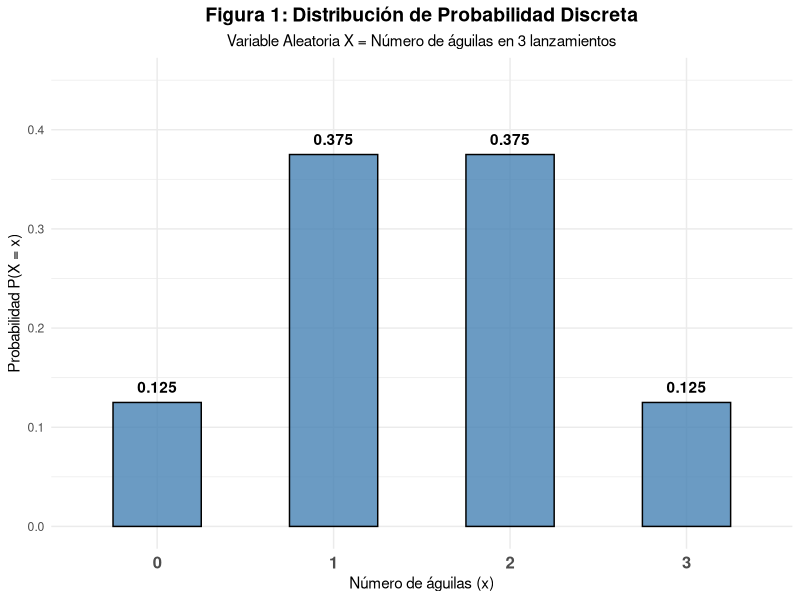
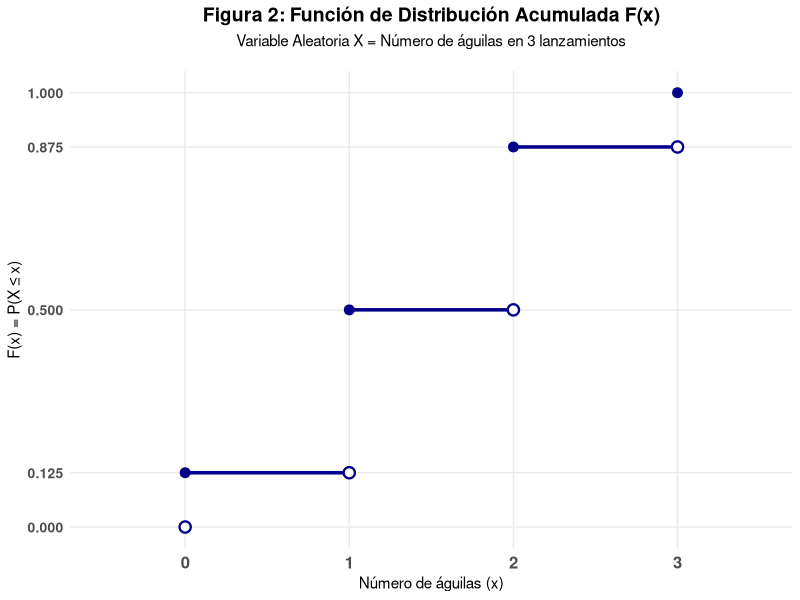
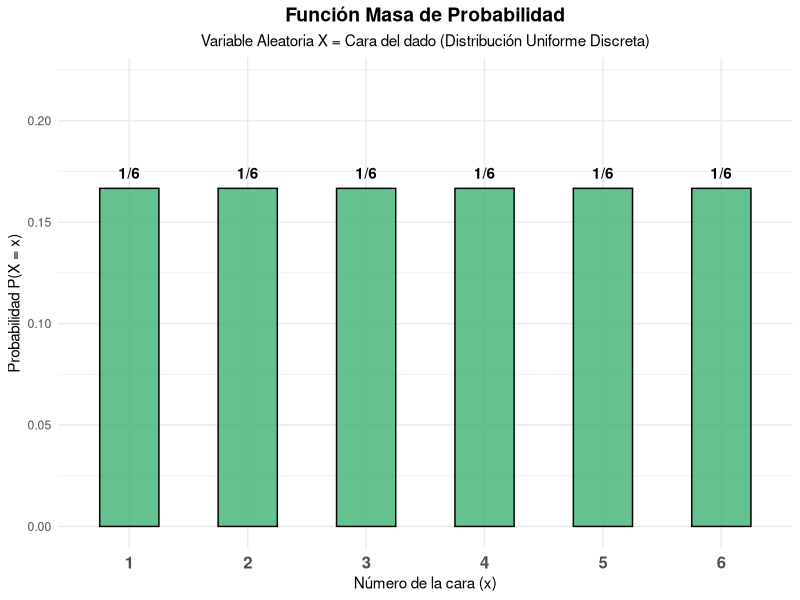
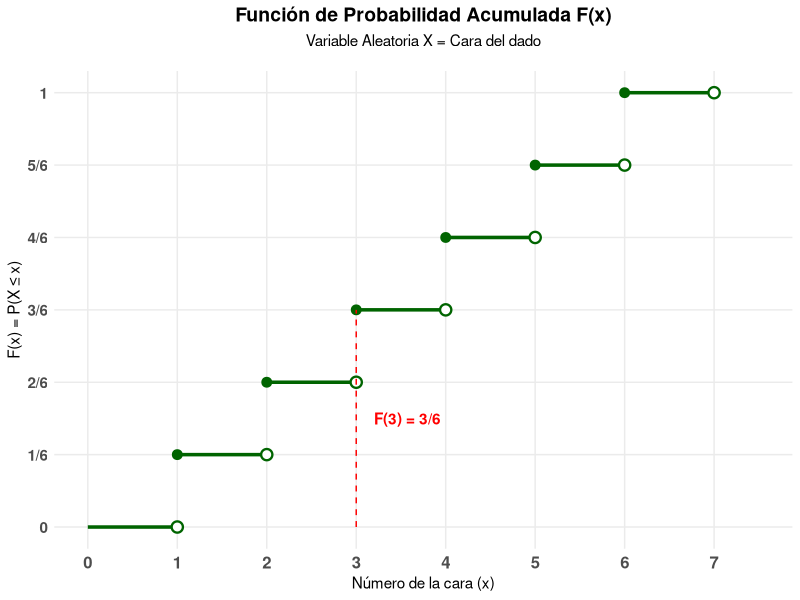
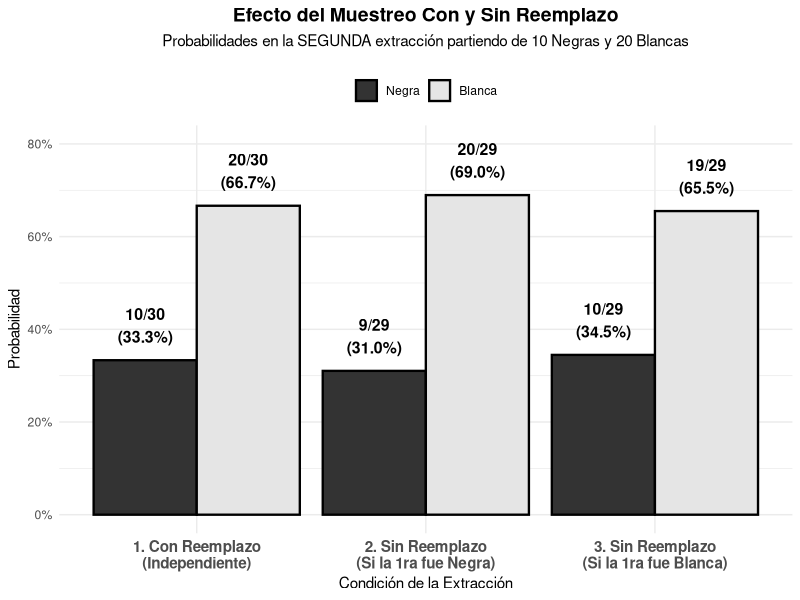
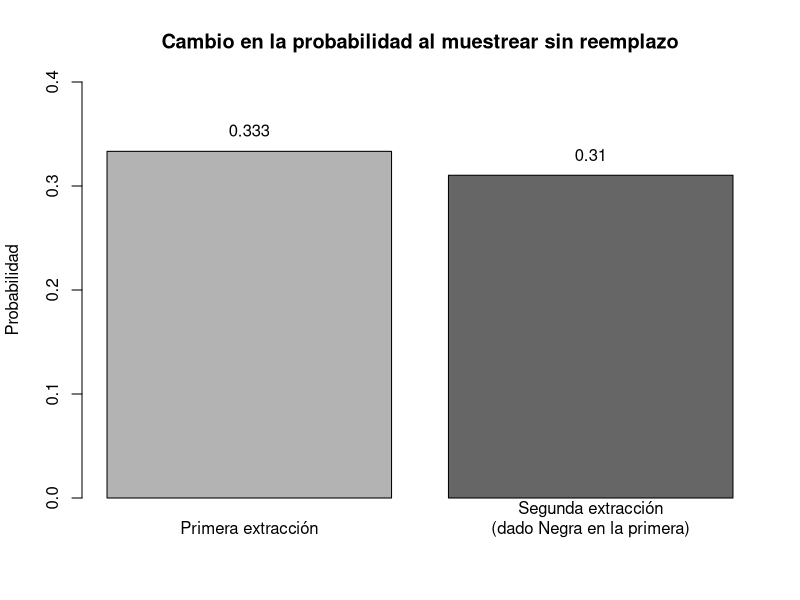
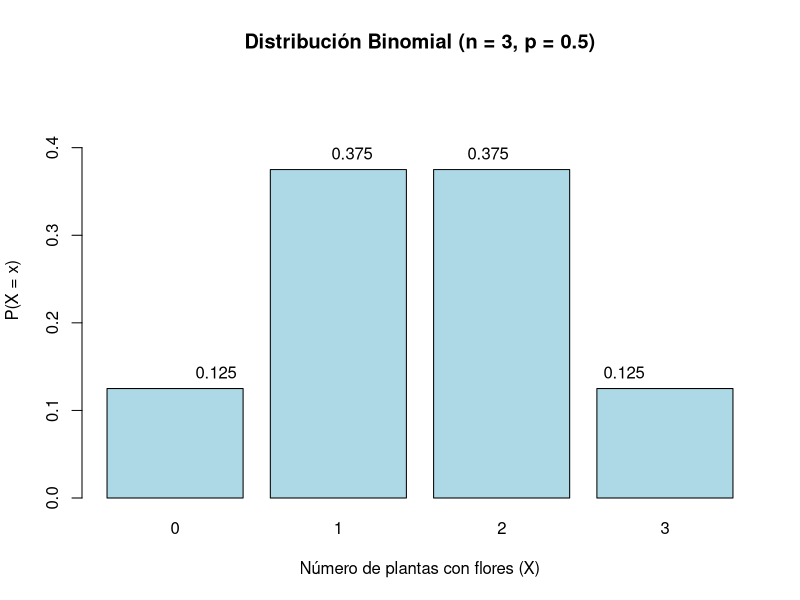
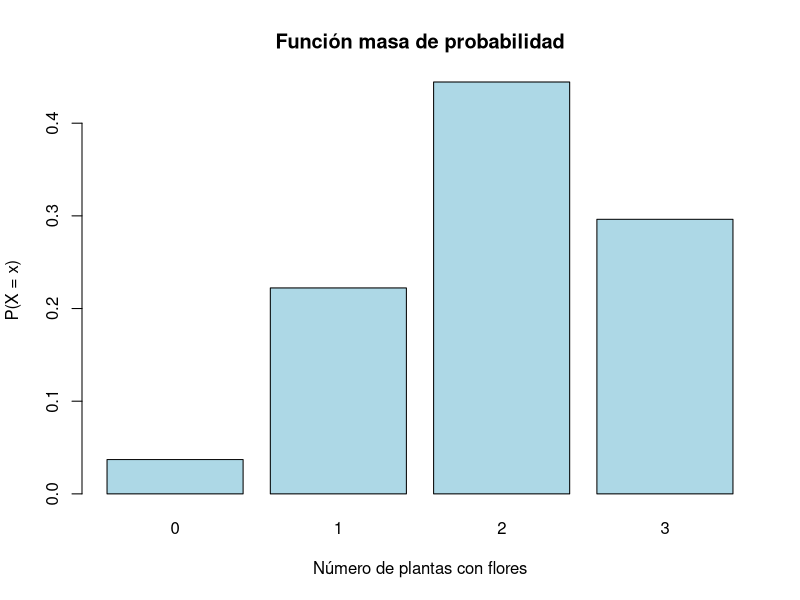

Source code (R) for these figures, in order:
## ---- chunk 1
# Cargar la librería ggplot2
library(ggplot2)

# 1. Crear el Data Frame con los datos de la Tabla 1
df_monedas <- data.frame(
  x = c(0, 1, 2, 3),
  probabilidad = c(0.125, 0.375, 0.375, 0.125)
)

# 2. Generar el gráfico de barras para la probabilidad discreta
ggplot(df_monedas, aes(x = factor(x), y = probabilidad)) +
  geom_bar(stat = "identity", fill = "steelblue", color = "black", width = 0.5, alpha = 0.8) +
  geom_text(aes(label = probabilidad), vjust = -0.8, fontface = "bold", color = "black") +
  theme_minimal() +
  labs(
    title = "Figura 1: Distribución de Probabilidad Discreta",
    subtitle = "Variable Aleatoria X = Número de águilas en 3 lanzamientos",
    x = "Número de águilas (x)",
    y = "Probabilidad P(X = x)"
  ) +
  coord_cartesian(ylim = c(0, 0.45)) + # Ajustamos el eje Y para que los textos no se corten
  theme(
    plot.title = element_text(face = "bold", size = 14, hjust = 0.5),
    plot.subtitle = element_text(hjust = 0.5),
    axis.text.x = element_text(size = 12, face = "bold")
  )
## ---- chunk 2
# Crear el Data Frame con los segmentos de la función escalonada
df_acumulada <- data.frame(
  x_inicio = c(-1, 0, 1, 2, 3),
  x_fin    = c(0, 1, 2, 3, 4),
  F_x      = c(0, 0.125, 0.500, 0.875, 1.000)
)

# Generar el gráfico de función escalonada (Step function)
ggplot(df_acumulada) +
  # Dibujar las líneas horizontales de cada "escalón"
  geom_segment(aes(x = x_inicio, xend = x_fin, y = F_x, yend = F_x), 
               color = "darkblue", linewidth = 1.2) +
  
  # Añadir punto abierto (excluyente) al final de cada escalón
  geom_point(aes(x = x_fin, y = F_x), shape = 21, fill = "white", color = "darkblue", size = 3, stroke = 1.2) +
  
  # Añadir punto cerrado (incluyente) al inicio de cada escalón (excepto el primero que viene de -infinito)
  geom_point(data = subset(df_acumulada, x_inicio >= 0),
             aes(x = x_inicio, y = F_x), shape = 19, color = "darkblue", size = 3) +
  
  # Personalización del gráfico
  scale_x_continuous(breaks = -1:4, limits = c(-0.5, 3.5)) +
  scale_y_continuous(breaks = c(0, 0.125, 0.500, 0.875, 1.000)) +
  theme_minimal() +
  labs(
    title = "Figura 2: Función de Distribución Acumulada F(x)",
    subtitle = "Variable Aleatoria X = Número de águilas en 3 lanzamientos",
    x = "Número de águilas (x)",
    y = "F(x) = P(X \u2264 x)"
  ) +
  theme(
    plot.title = element_text(face = "bold", size = 14, hjust = 0.5),
    plot.subtitle = element_text(hjust = 0.5, margin = margin(b = 15)),
    axis.text.x = element_text(size = 12, face = "bold"),
    axis.text.y = element_text(size = 10, face = "bold"),
    panel.grid.minor = element_blank()
  )
## ---- chunk 3
# Cargar librería
library(ggplot2)

# Crear Data Frame con los valores del dado y sus probabilidades
df_dado <- data.frame(
  x = 1:6,
  probabilidad = rep(1/6, 6) # 1/6 para cada cara
)

# Generar el gráfico de barras
ggplot(df_dado, aes(x = factor(x), y = probabilidad)) +
  geom_bar(stat = "identity", fill = "mediumseagreen", color = "black", width = 0.5, alpha = 0.8) +
  # Etiquetas sobre las barras formateadas como fracción
  geom_text(aes(label = "1/6"), vjust = -0.8, fontface = "bold", color = "black") +
  theme_minimal() +
  labs(
    title = "Función Masa de Probabilidad",
    subtitle = "Variable Aleatoria X = Cara del dado (Distribución Uniforme Discreta)",
    x = "Número de la cara (x)",
    y = "Probabilidad P(X = x)"
  ) +
  coord_cartesian(ylim = c(0, 0.22)) + # Margen superior para los textos
  theme(
    plot.title = element_text(face = "bold", size = 14, hjust = 0.5),
    plot.subtitle = element_text(hjust = 0.5),
    axis.text.x = element_text(size = 12, face = "bold")
  )
## ---- chunk 4
# Crear el Data Frame con los segmentos de la función escalonada
df_acumulada_dado <- data.frame(
  x_inicio = c(0, 1, 2, 3, 4, 5, 6),
  x_fin    = c(1, 2, 3, 4, 5, 6, 7),
  F_x      = c(0, 1/6, 2/6, 3/6, 4/6, 5/6, 1)
)

# Etiquetas para el eje Y
etiquetas_y <- c("0", "1/6", "2/6", "3/6", "4/6", "5/6", "1")

# Generar el gráfico de función escalonada
ggplot(df_acumulada_dado) +
  # Segmentos horizontales
  geom_segment(aes(x = x_inicio, xend = x_fin, y = F_x, yend = F_x), 
               color = "darkgreen", linewidth = 1.2) +
  
  # Punto abierto al final del intervalo (límite no incluido)
  geom_point(aes(x = x_fin, y = F_x), shape = 21, fill = "white", color = "darkgreen", size = 3, stroke = 1.2) +
  
  # Punto cerrado al inicio del intervalo (límite incluido)
  geom_point(data = subset(df_acumulada_dado, x_inicio >= 1),
             aes(x = x_inicio, y = F_x), shape = 19, color = "darkgreen", size = 3) +
  
  # Anotación explicativa para F(X <= 3)
  annotate("segment", x = 3, xend = 3, y = 0, yend = 3/6, color = "red", linetype = "dashed") +
  annotate("text", x = 3.2, y = 0.25, label = "F(3) = 3/6", color = "red", fontface = "bold", hjust = 0) +
  
  # Personalización
  scale_x_continuous(breaks = 0:7, limits = c(0, 7.5)) +
  scale_y_continuous(breaks = df_acumulada_dado$F_x, labels = etiquetas_y) +
  theme_minimal() +
  labs(
    title = "Función de Probabilidad Acumulada F(x)",
    subtitle = "Variable Aleatoria X = Cara del dado",
    x = "Número de la cara (x)",
    y = "F(x) = P(X \u2264 x)"
  ) +
  theme(
    plot.title = element_text(face = "bold", size = 14, hjust = 0.5),
    plot.subtitle = element_text(hjust = 0.5, margin = margin(b = 15)),
    axis.text.x = element_text(size = 12, face = "bold"),
    axis.text.y = element_text(size = 11, face = "bold"),
    panel.grid.minor = element_blank()
  )
## ---- chunk 5
# Cargar librería
library(ggplot2)

# Crear los datos basados en el ejemplo (Población inicial: 10 Negras, 20 Blancas, Total 30)
df_extraccion <- data.frame(
  Escenario = factor(c(
    rep("1. Con Reemplazo\n(Independiente)", 2),
    rep("2. Sin Reemplazo\n(Si la 1ra fue Negra)", 2),
    rep("3. Sin Reemplazo\n(Si la 1ra fue Blanca)", 2)
  )),
  Color_Extraido = factor(c("Negra", "Blanca", "Negra", "Blanca", "Negra", "Blanca"), 
                          levels = c("Negra", "Blanca")),
  Probabilidad = c(
    10/30, 20/30,  # Con reemplazo: Vuelve a ser 10/30 y 20/30
    9/29,  20/29,  # Sin reemplazo (salió negra): Quedan 9 negras y 20 blancas de 29
    10/29, 19/29   # Sin reemplazo (salió blanca): Quedan 10 negras y 19 blancas de 29
  ),
  Etiquetas = c(
    "10/30\n(33.3%)", "20/30\n(66.7%)",
    "9/29\n(31.0%)", "20/29\n(69.0%)",
    "10/29\n(34.5%)", "19/29\n(65.5%)"
  )
)

# Generar el gráfico de barras agrupadas
ggplot(df_extraccion, aes(x = Escenario, y = Probabilidad, fill = Color_Extraido)) +
  geom_bar(stat = "identity", position = "dodge", color = "black", linewidth = 0.8) +
  geom_text(aes(label = Etiquetas), position = position_dodge(width = 0.9), 
            vjust = -0.5, fontface = "bold", size = 4) +
  scale_fill_manual(values = c("Negra" = "gray20", "Blanca" = "gray90")) +
  theme_minimal() +
  labs(
    title = "Efecto del Muestreo Con y Sin Reemplazo",
    subtitle = "Probabilidades en la SEGUNDA extracción partiendo de 10 Negras y 20 Blancas",
    x = "Condición de la Extracción",
    y = "Probabilidad"
  ) +
  scale_y_continuous(labels = scales::percent_format(accuracy = 1), limits = c(0, 0.8)) +
  theme(
    plot.title = element_text(face = "bold", size = 14, hjust = 0.5),
    plot.subtitle = element_text(size = 11, hjust = 0.5, margin = margin(b = 15)),
    axis.text.x = element_text(size = 11, face = "bold"),
    legend.position = "top",
    legend.title = element_blank()
  )
## ---- chunk 6
# Probabilidades
probabilidades <- data.frame(
  Extraccion = c("Primera extracción", "Segunda extracción\n(dado Negra en la primera)"),
  Probabilidad = c(10/30, 9/29)
)

# Gráfica
barplot(
  probabilidades$Probabilidad,
  names.arg = probabilidades$Extraccion,
  ylim = c(0, 0.4),
  col = c("gray70", "gray40"),
  ylab = "Probabilidad",
  main = "Cambio en la probabilidad al muestrear sin reemplazo"
)

# Etiquetas numéricas
text(
  x = c(0.7, 1.9),
  y = probabilidades$Probabilidad + 0.02,
  labels = round(probabilidades$Probabilidad, 3)
)
## ---- chunk 7
# Parámetros
n <- 3
p <- 0.5
x <- 0:n

# Probabilidades binomiales
prob <- dbinom(x, size = n, prob = p)

# Gráfica
barplot(
  prob,
  names.arg = x,
  col = "lightblue",
  ylim = c(0, max(prob) + 0.1),
  xlab = "Número de plantas con flores (X)",
  ylab = "P(X = x)",
  main = "Distribución Binomial (n = 3, p = 0.5)"
)

text(
  x = seq_along(prob),
  y = prob,
  labels = round(prob, 3),
  pos = 3
)
## ---- chunk 8
x <- 0:3
pmf <- dbinom(x, size = 3, prob = 2/3)

barplot(
  pmf,
  names.arg = x,
  col = "lightblue",
  main = "Función masa de probabilidad",
  xlab = "Número de plantas con flores",
  ylab = "P(X = x)"
)
n <- 8
p <- 0.15
x <- 0:n

pmf <- dbinom(x, n, p)
cdf <- pbinom(x, n, p)

tabla <- data.frame(
  x = x,
  P_X = round(pmf, 4),
  F_X = round(cdf, 4)
)

tabla

barplot(
  pmf,
  names.arg = x,
  col = "lightgreen",
  main = "Función masa de probabilidad (n=8, p=0.15)",
  xlab = "Botellas defectuosas",
  ylab = "P(X = x)"
)

plot(
  x, cdf,
  type = "s",
  lwd = 2,
  col = "darkred",
  main = "Función acumulada",
  xlab = "Botellas defectuosas",
  ylab = "F(X ≤ x)"
)


## ---- chunk 9
p <- 3/11
n <- 10

# 1. P(X = 6)
cat("P(X = 6) =", round(dbinom(6, n, p), 5), "\n")

# 2. P(X = 0)
cat("P(X = 0) =", round(dbinom(0, n, p), 5), "\n")

# 3. P(X <= 5)
cat("P(X <= 5) =", round(pbinom(5, n, p), 5), "\n")

# Visualización de la distribución
x <- 0:n
prob <- dbinom(x, n, p)
barplot(prob, names.arg = x,
        col = "#006341", border = "white",
        main = paste0("Binomial(n=10, p=3/11)\nVentas por teléfono"),
        xlab = "Número de ventas", ylab = "Probabilidad")
## ---- chunk 10

library(ggplot2)

# Parámetros
N <- 15
K <- 6
n <- 3

# Valores posibles
x <- 0:n
pmf <- dhyper(x, K, N - K, n)

# Data frame
df <- data.frame(
  x = factor(x),
  Probabilidad = pmf
)

# Gráfica
ggplot(df, aes(x = x, y = Probabilidad)) +
  geom_col(fill = "steelblue", width = 0.7) +
  geom_text(aes(label = round(Probabilidad, 3)),
            vjust = -0.5, size = 4) +
  labs(
    title = "Función Masa de Probabilidad\nDistribución Hipergeométrica",
    x = "Número de tabletas con narcóticos (X)",
    y = "P(X = x)"
  ) +
  ylim(0, max(pmf) + 0.1) +
  theme_minimal(base_size = 13)


## ---- chunk 11
N_f <- 380; K_f <- 15; n_f <- 18

# En R: dhyper(x, m, n, k) con m = fracasos, n = éxitos, k = muestra
m_f <- N_f - K_f  # 365 focos buenos
n_f_ok <- K_f     # 15 defectuosos

x_f  <- 0:min(n_f, K_f)
pmf_f <- dhyper(x_f, m = m_f, n = n_f_ok, k = n_f)

cat("FMP de X ~ Hipergeom(380, 15, 18):\n")
cat(sprintf("x = %d: P(X = %d) = %.6f\n", x_f, x_f, pmf_f))

# Esperanza
E_X <- n_f * K_f / N_f
cat("\nE[X] = n*K/N =", n_f, "*", K_f, "/", N_f, "=", round(E_X, 4), "focos defectuosos esperados\n")

barplot(pmf_f, names.arg = x_f,
        col = "#004D31", border = "white",
        main = "Hipergeom(N=380, K=15, n=18) — Focos defectuosos",
        xlab = "Focos defectuosos en muestra (X)", ylab = "Probabilidad")
## ---- chunk 12
N <- 20   # población total
K <- 15   # éxitos en la población (apoyan A)
n <- 4    # tamaño de la muestra

# En R: dhyper(x, m, n, k) donde m=fracasos, n=éxitos, k=muestra
# m = N - K = 5 (apoyan B), n = K = 15 (apoyan A), k = n = 4
m_r <- N - K  # fracasos = 5
n_r <- K      # éxitos = 15

# 1. P(X >= 2) = 1 - P(X <= 1)
p_geq2 <- 1 - phyper(1, m = m_r, n = n_r, k = n)
cat("P(X >= 2) =", round(p_geq2, 4), "\n")

# 2. P(X = 0): ninguno apoya A
p_ninguno_A <- dhyper(0, m = m_r, n = n_r, k = n)
cat("P(X = 0) =", round(p_ninguno_A, 4), "\n")

# 3. P(X = 4): ninguno apoya B (todos apoyan A)
p_ninguno_B <- dhyper(4, m = m_r, n = n_r, k = n)
cat("P(X = 4) =", round(p_ninguno_B, 4), "\n")

# Distribución completa
x_vals <- 0:n
probs   <- dhyper(x_vals, m = m_r, n = n_r, k = n)
barplot(probs, names.arg = x_vals,
        col = "#C8962E", border = "white",
        main = "Hipergeométrica(N=20, K=15, n=4)\nRepresentantes que apoyan al candidato A",
        xlab = "Número de representantes (X)", ylab = "Probabilidad")
## ---- chunk 13
library(ggplot2)

x <- 0:10
lambda <- 2
prob <- dpois(x, lambda)

df <- data.frame(x, prob)

ggplot(df, aes(x, prob)) +
  geom_col(fill = "steelblue") +
  geom_vline(xintercept = 6, linetype = "dashed", color = "red") +
  labs(
    title = "Distribución Poisson (λ = 2)",
    subtitle = "Semillas no germinadas",
    x = "Número de semillas",
    y = "Probabilidad"
  ) +
  theme_minimal()
## ---- chunk 14
# Datos observados
celulas <- 0:9
frecuencia <- c(75, 103, 121, 54, 30, 13, 2, 1, 0, 1)

# Total de cuadrículas
N <- sum(frecuencia)

# Frecuencia relativa
frecuencia_relativa <- frecuencia / N

# Construcción del data frame
tabla_levadura <- data.frame(
  "Células por cuadrícula" = celulas,
  "Frecuencia observada" = frecuencia,
  "Frecuencia relativa" = round(frecuencia_relativa, 4)
)

# Mostrar tabla
knitr::kable(
  tabla_levadura,
  caption = "Distribución de frecuencias de células de levadura por cuadrícula"
)

# Cálculo de lambda
lambda <- sum(celulas * frecuencia) / N
lambda

# Probabilidades teóricas Poisson
prob_poisson <- dpois(celulas, lambda)

tabla_poisson <- data.frame(
  "Células por cuadrícula" = celulas,
  "Probabilidad Poisson" = round(prob_poisson, 4)
)

knitr::kable(
  tabla_poisson,
  caption = "Distribución Poisson teórica con λ = 1.8"
)
## ---- chunk 15
x <- 0:9
lambda <- 1.8
prob <- dpois(x, lambda)

df <- data.frame(x, prob)

ggplot(df, aes(x, prob)) +
  geom_col(fill = "darkgreen") +
  labs(
    title = "Distribución Poisson (λ = 1.8)",
    subtitle = "Células de levadura por cuadrícula",
    x = "Número de células",
    y = "Probabilidad"
  ) +
  theme_minimal()

## ---- chunk 16
lambda_hr <- 5  # tasa por hora

# 1. P(X = 5)
cat("P(X = 5) =", round(dpois(5, lambda_hr), 5), "\n")

# 2. P(X >= 3) = 1 - P(X <= 2)
cat("P(X >= 3) =", round(1 - ppois(2, lambda_hr), 5), "\n")

# 3. Esperanza en 45 min: lambda' = 5 * (45/60) = 3.75
lambda_45 <- 5 * (45/60)
cat("E[X en 45 min] = lambda' =", lambda_45, "infracciones\n")

# Visualización para 1 hora
x <- 0:15
prob <- dpois(x, lambda_hr)
barplot(prob, names.arg = x,
        col = "#004D31", border = "white",
        main = expression(paste("Poisson(", lambda, " = 5) — Infracciones por hora")),
        xlab = "Número de infracciones", ylab = "Probabilidad")
## ---- chunk 17
lambda_1min <- 10

# 1. P(X = 5)
cat("P(X = 5)  =", round(dpois(5, lambda_1min), 5), "\n")

# 2. P(X = 0)
cat("P(X = 0)  =", formatC(dpois(0, lambda_1min), format = "e"), "\n")

# 3. P(X > 5) = 1 - P(X <= 5)
cat("P(X > 5)  =", round(1 - ppois(5, lambda_1min), 5), "\n")

# 4. Y = partículas en 5 min => lambda' = 5 * 10 = 50
lambda_5min <- 5 * lambda_1min
cat("P(Y <= 30) en 5 min =", round(ppois(30, lambda_5min), 6), "\n")
## ---- chunk 18
library(ggplot2)
x <- 0:15
ps <- c(0.2, 0.4, 0.6)
df_geom <- do.call(rbind, lapply(ps, function(p) {
  data.frame(x = x, prob = dgeom(x, prob = p), p = paste0("p = ", p))
}))
ggplot(df_geom, aes(x = factor(x), y = prob, fill = p)) +
  geom_col(position = "dodge", width = 0.7) +
  scale_fill_manual(values = c("#004D31", "#C8962E", "#006699")) +
  theme_minimal() +
  labs(title = "Distribución Geométrica", x = "Fracasos antes del primer éxito",
       y = "P(X = x)", fill = NULL)
## ---- chunk 19
p_f <- 0.5
k_vals <- 0:8
probs  <- dgeom(k_vals, prob = p_f)
cat("k  |  P(X=k)\n")
for (i in seq_along(k_vals))
  cat(sprintf("%d  |  %.5f\n", k_vals[i], probs[i]))
cat("\nE[X] =", (1-p_f)/p_f, "niños varones en promedio antes de la primera niña\n")
## ---- chunk 20
x  <- 0:25
rs <- c(1, 3, 5)
df_nb <- do.call(rbind, lapply(rs, function(r) {
  data.frame(x = x, prob = dnbinom(x, size = r, prob = 0.3),
             r = paste0("r = ", r))
}))
ggplot(df_nb, aes(x = x, y = prob, color = r)) +
  geom_line(linewidth = 1) + geom_point(size = 1.5) +
  scale_color_manual(values = c("#004D31", "#C8962E", "#006699")) +
  theme_minimal() +
  labs(title = "Binomial Negativa (p = 0.3)", x = "Fracasos (X)", y = "P(X = x)", color = NULL)
## ---- chunk 21
r <- 3; p <- 0.2
cat("P(X = 5) =", round(dnbinom(5, size = r, prob = p), 5), "\n")
cat("E[X] = r(1-p)/p =", r*(1-p)/p, "rechazos esperados\n")
cat("Var[X] =", r*(1-p)/p^2, "\n")
x_vals <- 0:30
barplot(dnbinom(x_vals, size = r, prob = p),
        names.arg = x_vals, col = "#C8962E", border = "white",
        main = "NegBin(r=3, p=0.2) — Rechazos antes de 3 ventas",
        xlab = "Rechazos (X)", ylab = "Probabilidad")
## ---- chunk 22
cat("P(X = 8) =", round(dnbinom(8, size = 5, prob = 0.3), 5), "\n")
cat("E[X] =", 5*(1-0.3)/0.3, "\n")
## ---- chunk 23
cat("P(X = 5) =", round(dnbinom(5, size = 3, prob = 0.4), 5), "\n")
cat("E[X] = r(1-p)/p =", 3*0.6/0.4, "\n")
cat("Var[X] =", 3*0.6/0.16, "\n")
## ---- chunk 24
cat("P(X = 10) =", round(dnbinom(10, size = 4, prob = 0.15), 5), "\n")
cat("E[X] = r(1-p)/p =", 4*0.85/0.15, "\n")
cat("Var[X] =", 4*0.85/0.0225, "\n")
## ---- chunk 25
# Distribución de la suma S = X + Y para dos dados
S_vals <- 2:12
pS <- c(1,2,3,4,5,6,5,4,3,2,1)/36
barplot(pS, names.arg = S_vals, col = "#004D31", border = "white",
        main = "Distribución de la suma de dos dados (S = X + Y)",
        xlab = "S", ylab = "P(S = s)")
cat("P(S = 7) =", 6/36, "\n")
